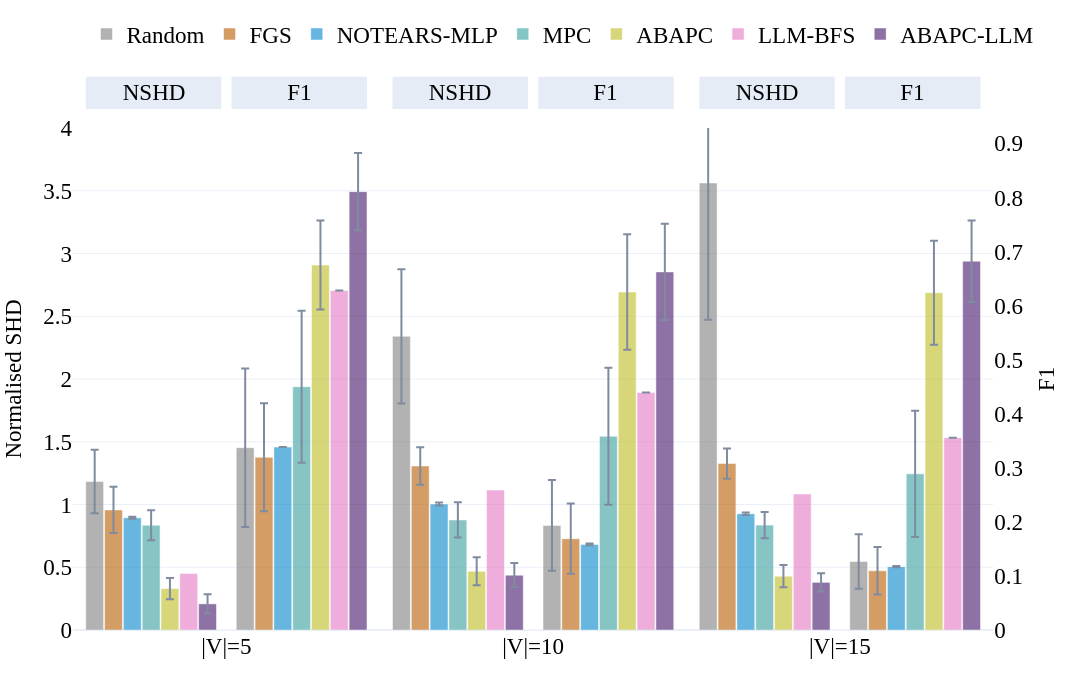
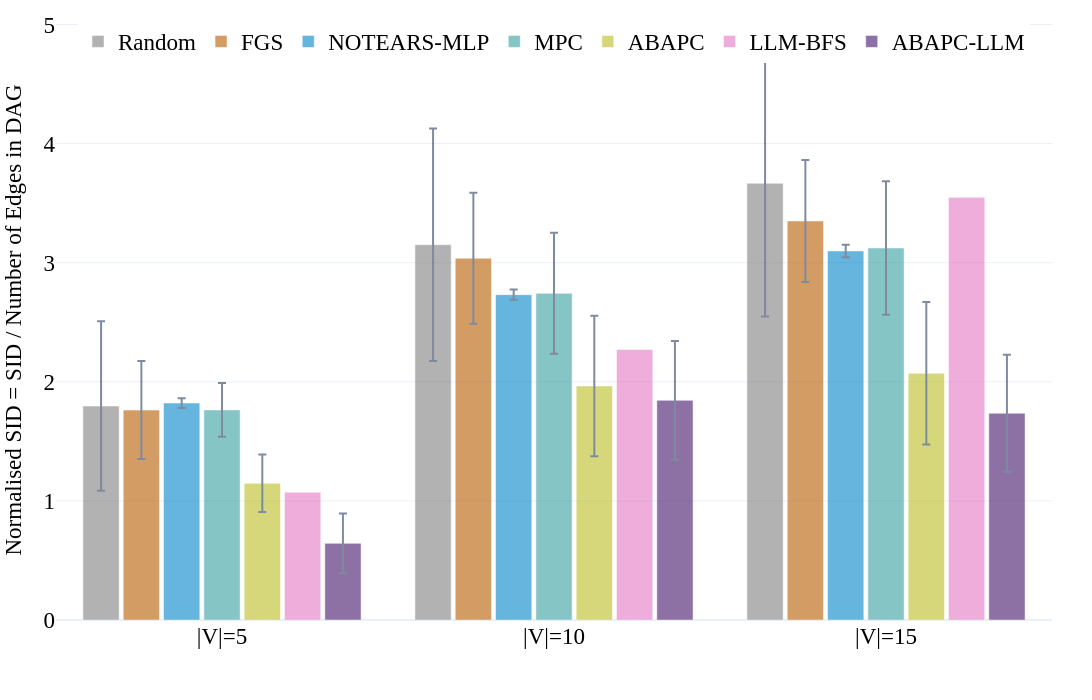
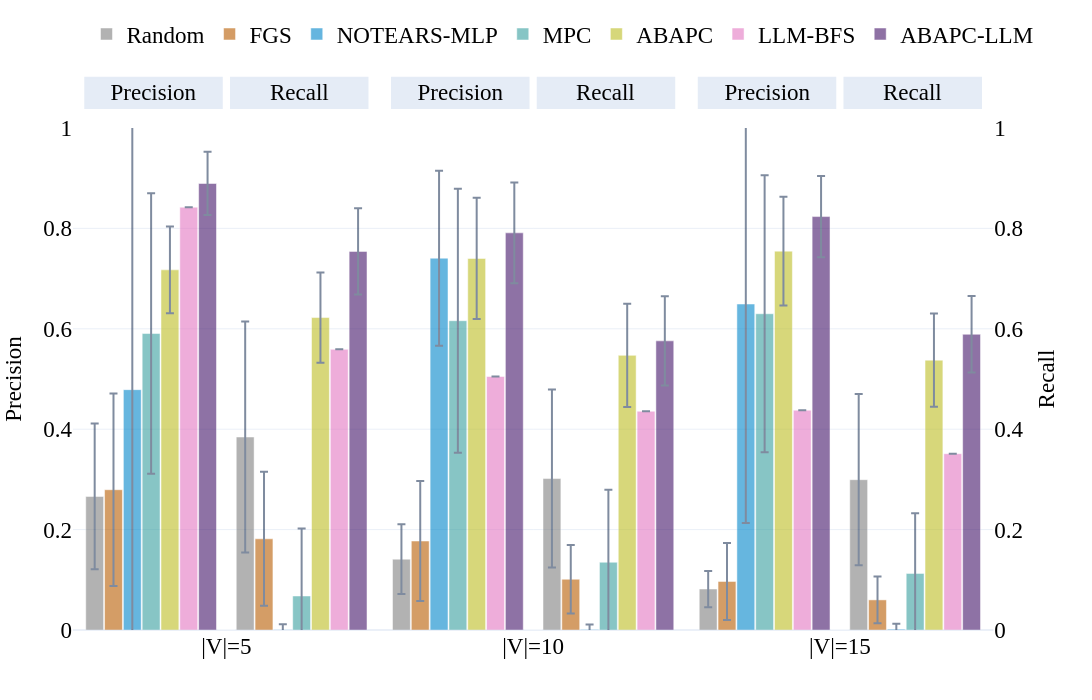
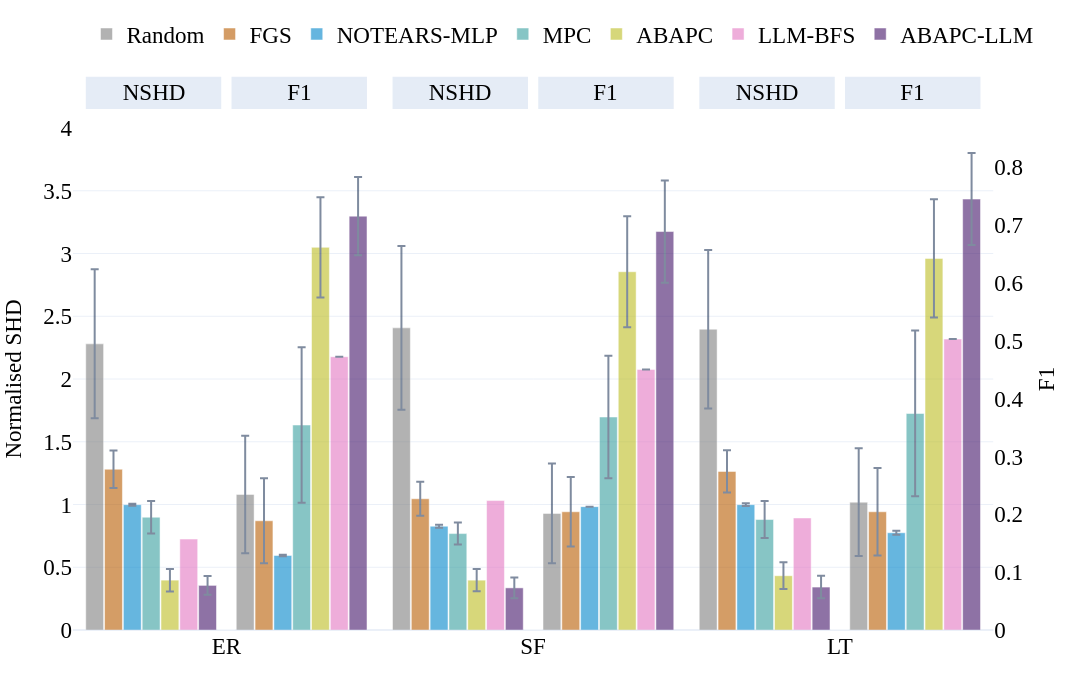

Source (notebook cell) for these figures, in order:
### Code cell
if methods:
    if not dag_by_nodes.empty:
        double_bar_chart_plotly(
            dag_by_nodes,
            ['p_shd', 'F1'],
            names_dict,
            colors_dict,
            methods,
            save_figs=save_figs,
            output_name="../results/figs/Fig.8b_SHD_SID_dag_by_nodes.html",
            debug=False,
            range_y1=[0, 4],
            range_y2=[0, 1],
            font_size=23,
        )
        dag_nodes_coverage = (
            dag_by_nodes
            .pivot_table(index='dataset', columns='model', values='graph_count', aggfunc='max', fill_value=0)
            .astype(int)
        )
        bar_chart_plotly(
            dag_by_nodes,
            'p_SID',
            names_dict,
            colors_dict,
            methods,
            save_figs=save_figs,
            output_name="../results/figs/Fig.8b_SHD_SID_dag_by_nodes_F1.html",
            debug=False,
            font_size=23,
        )
        double_bar_chart_plotly(
            dag_by_nodes,
            ['precision', 'recall'],
            names_dict,
            colors_dict,
            methods,
            save_figs=save_figs,
            output_name="../results/figs/Fig.8b_SHD_SID_dag_by_nodes_precision_recall.html",
            debug=False,
            range_y1=[0, 1],
            range_y2=[0, 1],
            font_size=23,
        )
        display(dag_nodes_coverage)
    else:
        print('No DAG node-level aggregation available.')
    if not dag_by_graph_type.empty:
        double_bar_chart_plotly(
            dag_by_graph_type,
            ['p_shd', 'F1'],
            names_dict,
            colors_dict,
            methods,
            save_figs=save_figs,
            output_name="../results/figs/Fig.8c_SHD_SID_dag_by_type.html",
            debug=False,
            range_y1=[0, 4],
            range_y2=[0, 1],
            font_size=23,
        )
        bar_chart_plotly(
            dag_by_graph_type,
            'p_SID',
            names_dict,
            colors_dict,
            methods,
            save_figs=save_figs,
            output_name="../results/figs/Fig.8c_SHD_SID_dag_by_type_F1.html",
            debug=False,
            font_size=23,
        )
        double_bar_chart_plotly(
            dag_by_graph_type,
            ['precision', 'recall'],
            names_dict,
            colors_dict,
            methods,
            save_figs=save_figs,
            output_name="../results/figs/Fig.8c_SHD_SID_dag_by_type_precision_recall.html",
            debug=False,
            range_y1=[0, 1],
            range_y2=[0, 1],
            font_size=23,
        )

        dag_type_coverage = (
            dag_by_graph_type
            .pivot_table(index='dataset', columns='model', values='graph_count', aggfunc='max', fill_value=0)
            .astype(int)
        )
        display(dag_type_coverage)
    else:
        print('No DAG graph-type aggregation available.')
else:
    print('No methods configured for the grouped DAG plots.')

### Figure 1 — Plotly figure (JSON) as saved in the notebook; plotly's stock layout.template omitted (floating-point values rounded to 4 significant figures)
{"data": [{"error_y": {"array": [0.2529, 0.5347, 1.09], "type": "data", "visible": true}, "marker": {"color": "#7f7f7f"}, "name": "Random", "offsetgroup": "0", "opacity": 0.6, "showlegend": true, "type": "bar", "x": ["|V|=5", "|V|=10", "|V|=15"], "y": [1.183, 2.34, 3.562], "yaxis": "y"}, {"error_y": {"array": [0.1839, 0.1494, 0.12], "type": "data", "visible": true}, "marker": {"color": "#b85c00"}, "name": "FGS", "offsetgroup": "1", "opacity": 0.6, "showlegend": true, "type": "bar", "x": ["|V|=5", "|V|=10", "|V|=15"], "y": [0.9571, 1.307, 1.326], "yaxis": "y"}, {"error_y": {"array": [0.008476, 0.01185, 0.0102], "type": "data", "visible": true}, "marker": {"color": "#0085CA"}, "name": "NOTEARS-MLP", "offsetgroup": "2", "opacity": 0.6, "showlegend": true, "type": "bar", "x": ["|V|=5", "|V|=10", "|V|=15"], "y": [0.8939, 1.004, 0.9266], "yaxis": "y"}, {"error_y": {"array": [0.1193, 0.1408, 0.1045], "type": "data", "visible": true}, "marker": {"color": "#379f9f"}, "name": "MPC", "offsetgroup": "3", "opacity": 0.6, "showlegend": true, "type": "bar", "x": ["|V|=5", "|V|=10", "|V|=15"], "y": [0.8347, 0.8769, 0.8357], "yaxis": "y"}, {"error_y": {"array": [0.08451, 0.1114, 0.08855], "type": "data", "visible": true}, "marker": {"color": "#bcbd22"}, "name": "ABAPC", "offsetgroup": "4", "opacity": 0.6, "showlegend": true, "type": "bar", "x": ["|V|=5", "|V|=10", "|V|=15"], "y": [0.3299, 0.468, 0.4291], "yaxis": "y"}, {"error_y": {"array": [NaN, NaN, NaN], "type": "data", "visible": true}, "marker": {"color": "#e377c2"}, "name": "LLM-BFS", "offsetgroup": "5", "opacity": 0.6, "showlegend": true, "type": "bar", "x": ["|V|=5", "|V|=10", "|V|=15"], "y": [0.4508, 1.115, 1.084], "yaxis": "y"}, {"error_y": {"array": [0.07728, 0.09696, 0.07316], "type": "data", "visible": true}, "marker": {"color": "#441469"}, "name": "ABAPC-LLM", "offsetgroup": "6", "opacity": 0.6, "showlegend": true, "type": "bar", "x": ["|V|=5", "|V|=10", "|V|=15"], "y": [0.2082, 0.437, 0.3798], "yaxis": "y"}, {"marker": {"color": "white"}, "name": "", "offsetgroup": "7", "opacity": 1, "showlegend": false, "type": "bar", "x": ["|V|=5", "|V|=10", "|V|=15"], "y": [0.0, 0.0, 0.0]}, {"error_y": {"array": [0.1467, 0.08389, 0.05056], "type": "data", "visible": true}, "marker": {"color": "#7f7f7f"}, "name": "Random", "offsetgroup": "8", "opacity": 0.6, "showlegend": false, "type": "bar", "x": ["|V|=5", "|V|=10", "|V|=15"], "y": [0.3372, 0.1933, 0.1267], "yaxis": "y2"}, {"error_y": {"array": [0.1, 0.065, 0.04389], "type": "data", "visible": true}, "marker": {"color": "#b85c00"}, "name": "FGS", "offsetgroup": "9", "opacity": 0.6, "showlegend": false, "type": "bar", "x": ["|V|=5", "|V|=10", "|V|=15"], "y": [0.3194, 0.1689, 0.1094], "yaxis": "y2"}, {"error_y": {"array": [0, 0.001667, 0.001111], "type": "data", "visible": true}, "marker": {"color": "#0085CA"}, "name": "NOTEARS-MLP", "offsetgroup": "10", "opacity": 0.6, "showlegend": false, "type": "bar", "x": ["|V|=5", "|V|=10", "|V|=15"], "y": [0.3383, 0.1583, 0.1171], "yaxis": "y2"}, {"error_y": {"array": [0.1406, 0.1267, 0.1167], "type": "data", "visible": true}, "marker": {"color": "#379f9f"}, "name": "MPC", "offsetgroup": "11", "opacity": 0.6, "showlegend": false, "type": "bar", "x": ["|V|=5", "|V|=10", "|V|=15"], "y": [0.45, 0.3583, 0.2889], "yaxis": "y2"}, {"error_y": {"array": [0.08231, 0.1067, 0.09634], "type": "data", "visible": true}, "marker": {"color": "#bcbd22"}, "name": "ABAPC", "offsetgroup": "12", "opacity": 0.6, "showlegend": false, "type": "bar", "x": ["|V|=5", "|V|=10", "|V|=15"], "y": [0.675, 0.6251, 0.6239], "yaxis": "y2"}, {"error_y": {"array": [null, null, null], "type": "data", "visible": true}, "marker": {"color": "#e377c2"}, "name": "LLM-BFS", "offsetgroup": "13", "opacity": 0.6, "showlegend": false, "type": "bar", "x": ["|V|=5", "|V|=10", "|V|=15"], "y": [0.6278, 0.4394, 0.3557], "yaxis": "y2"}, {"error_y": {"array": [0.07129, 0.08913, 0.07551], "type": "data", "visible": true}, "marker": {"color": "#441469"}, "name": "ABAPC-LLM", "offsetgroup": "14", "opacity": 0.6, "showlegend": false, "type": "bar", "x": ["|V|=5", "|V|=10", "|V|=15"], "y": [0.8108, 0.6624, 0.6821], "yaxis": "y2"}], "layout": {"annotations": [{"font": {"color": "black", "size": 23}, "showarrow": false, "text": "         NSHD         ", "x": 0.0875, "xanchor": "center", "xref": "x domain", "y": 1.07, "yanchor": "middle", "yref": "y domain"}, {"font": {"color": "black", "size": 23}, "showarrow": false, "text": "           F1           ", "x": 0.2458, "xanchor": "center", "xref": "x domain", "y": 1.07, "yanchor": "middle", "yref": "y domain"}, {"font": {"color": "black", "size": 23}, "showarrow": false, "text": "         NSHD         ", "x": 0.4208, "xanchor": "center", "xref": "x domain", "y": 1.07, "yanchor": "middle", "yref": "y domain"}, {"font": {"color": "black", "size": 23}, "showarrow": false, "text": "           F1           ", "x": 0.5792, "xanchor": "center", "xref": "x domain", "y": 1.07, "yanchor": "middle", "yref": "y domain"}, {"font": {"color": "black", "size": 23}, "showarrow": false, "text": "         NSHD         ", "x": 0.7542, "xanchor": "center", "xref": "x domain", "y": 1.07, "yanchor": "middle", "yref": "y domain"}, {"font": {"color": "black", "size": 23}, "showarrow": false, "text": "           F1           ", "x": 0.9125, "xanchor": "center", "xref": "x domain", "y": 1.07, "yanchor": "middle", "yref": "y domain"}], "bargap": 0.08, "bargroupgap": 0.05, "barmode": "group", "font": {"color": "black", "family": "Serif", "size": 23}, "height": 700, "hovermode": "x unified", "legend": {"orientation": "h", "x": 0.5, "xanchor": "center", "y": 1.23, "yanchor": "top"}, "margin": {"b": 70, "l": 40, "r": 40, "t": 80}, "shapes": [{"fillcolor": "#E5ECF6", "layer": "below", "line": {"color": "#E5ECF6", "width": 2}, "type": "rect", "x0": 0.015, "x1": 0.16, "xref": "x domain", "y0": 1.04, "y1": 1.1, "yref": "y domain"}, {"fillcolor": "#E5ECF6", "layer": "below", "line": {"color": "#E5ECF6", "width": 2}, "type": "rect", "x0": 0.1733, "x1": 0.3183, "xref": "x domain", "y0": 1.04, "y1": 1.1, "yref": "y domain"}, {"fillcolor": "#E5ECF6", "layer": "below", "line": {"color": "#E5ECF6", "width": 2}, "type": "rect", "x0": 0.3483, "x1": 0.4933, "xref": "x domain", "y0": 1.04, "y1": 1.1, "yref": "y domain"}, {"fillcolor": "#E5ECF6", "layer": "below", "line": {"color": "#E5ECF6", "width": 2}, "type": "rect", "x0": 0.5067, "x1": 0.6517, "xref": "x domain", "y0": 1.04, "y1": 1.1, "yref": "y domain"}, {"fillcolor": "#E5ECF6", "layer": "below", "line": {"color": "#E5ECF6", "width": 2}, "type": "rect", "x0": 0.6817, "x1": 0.8267, "xref": "x domain", "y0": 1.04, "y1": 1.1, "yref": "y domain"}, {"fillcolor": "#E5ECF6", "layer": "below", "line": {"color": "#E5ECF6", "width": 2}, "type": "rect", "x0": 0.84, "x1": 0.985, "xref": "x domain", "y0": 1.04, "y1": 1.1, "yref": "y domain"}], "width": 1600, "xaxis": {"anchor": "y", "domain": [0, 0.94]}, "yaxis": {"anchor": "x", "domain": [0, 1], "range": [0, 4], "title": {"font": {"size": 23}, "text": "Normalised SHD"}}, "yaxis2": {"anchor": "x", "overlaying": "y", "scaleanchor": 0, "showgrid": false, "showline": false, "showticklabels": true, "side": "right", "title": {"font": {"size": 23}, "text": "F1"}, "zeroline": true}}}

### Figure 2 — Plotly figure (JSON) as saved in the notebook; plotly's stock layout.template omitted (floating-point values rounded to 4 significant figures)
{"data": [{"error_y": {"array": [0.7111, 0.9765, 1.119], "type": "data", "visible": true}, "marker": {"color": "#7f7f7f"}, "name": "Random", "opacity": 0.6, "type": "bar", "x": ["|V|=5", "|V|=10", "|V|=15"], "y": [1.796, 3.151, 3.667]}, {"error_y": {"array": [0.4115, 0.5496, 0.512], "type": "data", "visible": true}, "marker": {"color": "#b85c00"}, "name": "FGS", "opacity": 0.6, "type": "bar", "x": ["|V|=5", "|V|=10", "|V|=15"], "y": [1.763, 3.038, 3.351]}, {"error_y": {"array": [0.04102, 0.04209, 0.05188], "type": "data", "visible": true}, "marker": {"color": "#0085CA"}, "name": "NOTEARS-MLP", "opacity": 0.6, "type": "bar", "x": ["|V|=5", "|V|=10", "|V|=15"], "y": [1.822, 2.732, 3.099]}, {"error_y": {"array": [0.2254, 0.5081, 0.5601], "type": "data", "visible": true}, "marker": {"color": "#379f9f"}, "name": "MPC", "opacity": 0.6, "type": "bar", "x": ["|V|=5", "|V|=10", "|V|=15"], "y": [1.764, 2.743, 3.124]}, {"error_y": {"array": [0.2415, 0.5897, 0.5988], "type": "data", "visible": true}, "marker": {"color": "#bcbd22"}, "name": "ABAPC", "opacity": 0.6, "type": "bar", "x": ["|V|=5", "|V|=10", "|V|=15"], "y": [1.148, 1.965, 2.071]}, {"error_y": {"array": [NaN, NaN, NaN], "type": "data", "visible": true}, "marker": {"color": "#e377c2"}, "name": "LLM-BFS", "opacity": 0.6, "type": "bar", "x": ["|V|=5", "|V|=10", "|V|=15"], "y": [1.073, 2.27, 3.549]}, {"error_y": {"array": [0.2506, 0.499, 0.491], "type": "data", "visible": true}, "marker": {"color": "#441469"}, "name": "ABAPC-LLM", "opacity": 0.6, "type": "bar", "x": ["|V|=5", "|V|=10", "|V|=15"], "y": [0.6439, 1.844, 1.736]}], "layout": {"bargap": 0.15, "bargroupgap": 0.1, "barmode": "group", "font": {"color": "black", "family": "Serif", "size": 23}, "height": 700, "hovermode": "x unified", "legend": {"orientation": "h", "x": 0.5, "xanchor": "center", "y": 1, "yanchor": "top"}, "margin": {"b": 80, "l": 40, "r": 40, "t": 20}, "width": 1600, "yaxis": {"title": {"font": {"size": 23}, "text": "Normalised SID = SID / Number of Edges in DAG"}}}}

### Figure 3 — Plotly figure (JSON) as saved in the notebook; plotly's stock layout.template omitted (floating-point values rounded to 4 significant figures)
{"data": [{"error_y": {"array": [0.145, 0.06944, 0.03611], "type": "data", "visible": true}, "marker": {"color": "#7f7f7f"}, "name": "Random", "offsetgroup": "0", "opacity": 0.6, "showlegend": true, "type": "bar", "x": ["|V|=5", "|V|=10", "|V|=15"], "y": [0.2661, 0.1411, 0.08167], "yaxis": "y"}, {"error_y": {"array": [0.1917, 0.1194, 0.07667], "type": "data", "visible": true}, "marker": {"color": "#b85c00"}, "name": "FGS", "offsetgroup": "1", "opacity": 0.6, "showlegend": true, "type": "bar", "x": ["|V|=5", "|V|=10", "|V|=15"], "y": [0.2794, 0.1772, 0.09667], "yaxis": "y"}, {"error_y": {"array": [0.542, 0.1743, 0.4362], "type": "data", "visible": true}, "marker": {"color": "#0085CA"}, "name": "NOTEARS-MLP", "offsetgroup": "2", "opacity": 0.6, "showlegend": true, "type": "bar", "x": ["|V|=5", "|V|=10", "|V|=15"], "y": [0.4788, 0.7407, 0.6493], "yaxis": "y"}, {"error_y": {"array": [0.2794, 0.2628, 0.2761], "type": "data", "visible": true}, "marker": {"color": "#379f9f"}, "name": "MPC", "offsetgroup": "3", "opacity": 0.6, "showlegend": true, "type": "bar", "x": ["|V|=5", "|V|=10", "|V|=15"], "y": [0.5906, 0.6161, 0.63], "yaxis": "y"}, {"error_y": {"array": [0.08654, 0.1208, 0.1083], "type": "data", "visible": true}, "marker": {"color": "#bcbd22"}, "name": "ABAPC", "offsetgroup": "4", "opacity": 0.6, "showlegend": true, "type": "bar", "x": ["|V|=5", "|V|=10", "|V|=15"], "y": [0.7175, 0.7401, 0.7547], "yaxis": "y"}, {"error_y": {"array": [null, null, null], "type": "data", "visible": true}, "marker": {"color": "#e377c2"}, "name": "LLM-BFS", "offsetgroup": "5", "opacity": 0.6, "showlegend": true, "type": "bar", "x": ["|V|=5", "|V|=10", "|V|=15"], "y": [0.8423, 0.505, 0.4379], "yaxis": "y"}, {"error_y": {"array": [0.063, 0.1003, 0.08094], "type": "data", "visible": true}, "marker": {"color": "#441469"}, "name": "ABAPC-LLM", "offsetgroup": "6", "opacity": 0.6, "showlegend": true, "type": "bar", "x": ["|V|=5", "|V|=10", "|V|=15"], "y": [0.8895, 0.7912, 0.8235], "yaxis": "y"}, {"marker": {"color": "white"}, "name": "", "offsetgroup": "7", "opacity": 1, "showlegend": false, "type": "bar", "x": ["|V|=5", "|V|=10", "|V|=15"], "y": [0.0, 0.0, 0.0]}, {"error_y": {"array": [0.23, 0.1772, 0.1706], "type": "data", "visible": true}, "marker": {"color": "#7f7f7f"}, "name": "Random", "offsetgroup": "8", "opacity": 0.6, "showlegend": false, "type": "bar", "x": ["|V|=5", "|V|=10", "|V|=15"], "y": [0.3844, 0.3017, 0.2994], "yaxis": "y2"}, {"error_y": {"array": [0.1333, 0.06833, 0.04667], "type": "data", "visible": true}, "marker": {"color": "#b85c00"}, "name": "FGS", "offsetgroup": "9", "opacity": 0.6, "showlegend": false, "type": "bar", "x": ["|V|=5", "|V|=10", "|V|=15"], "y": [0.1817, 0.1011, 0.06], "yaxis": "y2"}, {"error_y": {"array": [0.01111, 0.01, 0.01056], "type": "data", "visible": true}, "marker": {"color": "#0085CA"}, "name": "NOTEARS-MLP", "offsetgroup": "10", "opacity": 0.6, "showlegend": false, "type": "bar", "x": ["|V|=5", "|V|=10", "|V|=15"], "y": [0.0005556, 0.001111, 0.001667], "yaxis": "y2"}, {"error_y": {"array": [0.1344, 0.1444, 0.12], "type": "data", "visible": true}, "marker": {"color": "#379f9f"}, "name": "MPC", "offsetgroup": "11", "opacity": 0.6, "showlegend": false, "type": "bar", "x": ["|V|=5", "|V|=10", "|V|=15"], "y": [0.06778, 0.135, 0.1128], "yaxis": "y2"}, {"error_y": {"array": [0.08977, 0.1029, 0.09284], "type": "data", "visible": true}, "marker": {"color": "#bcbd22"}, "name": "ABAPC", "offsetgroup": "12", "opacity": 0.6, "showlegend": false, "type": "bar", "x": ["|V|=5", "|V|=10", "|V|=15"], "y": [0.6224, 0.5471, 0.5375], "yaxis": "y2"}, {"error_y": {"array": [null, null, null], "type": "data", "visible": true}, "marker": {"color": "#e377c2"}, "name": "LLM-BFS", "offsetgroup": "13", "opacity": 0.6, "showlegend": false, "type": "bar", "x": ["|V|=5", "|V|=10", "|V|=15"], "y": [0.5591, 0.4357, 0.3512], "yaxis": "y2"}, {"error_y": {"array": [0.08599, 0.08902, 0.07609], "type": "data", "visible": true}, "marker": {"color": "#441469"}, "name": "ABAPC-LLM", "offsetgroup": "14", "opacity": 0.6, "showlegend": false, "type": "bar", "x": ["|V|=5", "|V|=10", "|V|=15"], "y": [0.7542, 0.576, 0.5891], "yaxis": "y2"}], "layout": {"annotations": [{"font": {"color": "black", "size": 23}, "showarrow": false, "text": "      Precision      ", "x": 0.0875, "xanchor": "center", "xref": "x domain", "y": 1.07, "yanchor": "middle", "yref": "y domain"}, {"font": {"color": "black", "size": 23}, "showarrow": false, "text": "        Recall        ", "x": 0.2458, "xanchor": "center", "xref": "x domain", "y": 1.07, "yanchor": "middle", "yref": "y domain"}, {"font": {"color": "black", "size": 23}, "showarrow": false, "text": "      Precision      ", "x": 0.4208, "xanchor": "center", "xref": "x domain", "y": 1.07, "yanchor": "middle", "yref": "y domain"}, {"font": {"color": "black", "size": 23}, "showarrow": false, "text": "        Recall        ", "x": 0.5792, "xanchor": "center", "xref": "x domain", "y": 1.07, "yanchor": "middle", "yref": "y domain"}, {"font": {"color": "black", "size": 23}, "showarrow": false, "text": "      Precision      ", "x": 0.7542, "xanchor": "center", "xref": "x domain", "y": 1.07, "yanchor": "middle", "yref": "y domain"}, {"font": {"color": "black", "size": 23}, "showarrow": false, "text": "        Recall        ", "x": 0.9125, "xanchor": "center", "xref": "x domain", "y": 1.07, "yanchor": "middle", "yref": "y domain"}], "bargap": 0.08, "bargroupgap": 0.05, "barmode": "group", "font": {"color": "black", "family": "Serif", "size": 23}, "height": 700, "hovermode": "x unified", "legend": {"orientation": "h", "x": 0.5, "xanchor": "center", "y": 1.23, "yanchor": "top"}, "margin": {"b": 70, "l": 40, "r": 40, "t": 80}, "shapes": [{"fillcolor": "#E5ECF6", "layer": "below", "line": {"color": "#E5ECF6", "width": 2}, "type": "rect", "x0": 0.01333, "x1": 0.1617, "xref": "x domain", "y0": 1.04, "y1": 1.1, "yref": "y domain"}, {"fillcolor": "#E5ECF6", "layer": "below", "line": {"color": "#E5ECF6", "width": 2}, "type": "rect", "x0": 0.1717, "x1": 0.32, "xref": "x domain", "y0": 1.04, "y1": 1.1, "yref": "y domain"}, {"fillcolor": "#E5ECF6", "layer": "below", "line": {"color": "#E5ECF6", "width": 2}, "type": "rect", "x0": 0.3467, "x1": 0.495, "xref": "x domain", "y0": 1.04, "y1": 1.1, "yref": "y domain"}, {"fillcolor": "#E5ECF6", "layer": "below", "line": {"color": "#E5ECF6", "width": 2}, "type": "rect", "x0": 0.505, "x1": 0.6533, "xref": "x domain", "y0": 1.04, "y1": 1.1, "yref": "y domain"}, {"fillcolor": "#E5ECF6", "layer": "below", "line": {"color": "#E5ECF6", "width": 2}, "type": "rect", "x0": 0.68, "x1": 0.8283, "xref": "x domain", "y0": 1.04, "y1": 1.1, "yref": "y domain"}, {"fillcolor": "#E5ECF6", "layer": "below", "line": {"color": "#E5ECF6", "width": 2}, "type": "rect", "x0": 0.8383, "x1": 0.9867, "xref": "x domain", "y0": 1.04, "y1": 1.1, "yref": "y domain"}], "width": 1600, "xaxis": {"anchor": "y", "domain": [0, 0.94]}, "yaxis": {"anchor": "x", "domain": [0, 1], "range": [0, 1], "title": {"font": {"size": 23}, "text": "Precision"}}, "yaxis2": {"anchor": "x", "overlaying": "y", "range": [0, 1], "scaleanchor": 0, "showgrid": false, "showline": false, "showticklabels": true, "side": "right", "title": {"font": {"size": 23}, "text": "Recall"}, "zeroline": true}}}

### Figure 4 — Plotly figure (JSON) as saved in the notebook; plotly's stock layout.template omitted (floating-point values rounded to 4 significant figures)
{"data": [{"error_y": {"array": [0.5935, 0.6523, 0.6318], "type": "data", "visible": true}, "marker": {"color": "#7f7f7f"}, "name": "Random", "offsetgroup": "0", "opacity": 0.6, "showlegend": true, "type": "bar", "x": ["ER", "SF", "LT"], "y": [2.28, 2.408, 2.397], "yaxis": "y"}, {"error_y": {"array": [0.149, 0.1364, 0.168], "type": "data", "visible": true}, "marker": {"color": "#b85c00"}, "name": "FGS", "offsetgroup": "1", "opacity": 0.6, "showlegend": true, "type": "bar", "x": ["ER", "SF", "LT"], "y": [1.281, 1.046, 1.264], "yaxis": "y"}, {"error_y": {"array": [0.008189, 0.01205, 0.01029], "type": "data", "visible": true}, "marker": {"color": "#0085CA"}, "name": "NOTEARS-MLP", "offsetgroup": "2", "opacity": 0.6, "showlegend": true, "type": "bar", "x": ["ER", "SF", "LT"], "y": [0.9987, 0.8267, 0.9988], "yaxis": "y"}, {"error_y": {"array": [0.1298, 0.08753, 0.1472], "type": "data", "visible": true}, "marker": {"color": "#379f9f"}, "name": "MPC", "offsetgroup": "3", "opacity": 0.6, "showlegend": true, "type": "bar", "x": ["ER", "SF", "LT"], "y": [0.8987, 0.7683, 0.8803], "yaxis": "y"}, {"error_y": {"array": [0.08965, 0.08819, 0.1066], "type": "data", "visible": true}, "marker": {"color": "#bcbd22"}, "name": "ABAPC", "offsetgroup": "4", "opacity": 0.6, "showlegend": true, "type": "bar", "x": ["ER", "SF", "LT"], "y": [0.3974, 0.3971, 0.4325], "yaxis": "y"}, {"error_y": {"array": [NaN, NaN, NaN], "type": "data", "visible": true}, "marker": {"color": "#e377c2"}, "name": "LLM-BFS", "offsetgroup": "5", "opacity": 0.6, "showlegend": true, "type": "bar", "x": ["ER", "SF", "LT"], "y": [0.7248, 1.031, 0.8929], "yaxis": "y"}, {"error_y": {"array": [0.07541, 0.08236, 0.08954], "type": "data", "visible": true}, "marker": {"color": "#441469"}, "name": "ABAPC-LLM", "offsetgroup": "6", "opacity": 0.6, "showlegend": true, "type": "bar", "x": ["ER", "SF", "LT"], "y": [0.3555, 0.3357, 0.3421], "yaxis": "y"}, {"marker": {"color": "white"}, "name": "", "offsetgroup": "7", "opacity": 1, "showlegend": false, "type": "bar", "x": ["ER", "SF", "LT"], "y": [0.0, 0.0, 0.0]}, {"error_y": {"array": [0.1017, 0.08611, 0.09333], "type": "data", "visible": true}, "marker": {"color": "#7f7f7f"}, "name": "Random", "offsetgroup": "8", "opacity": 0.6, "showlegend": false, "type": "bar", "x": ["ER", "SF", "LT"], "y": [0.2344, 0.2017, 0.2211], "yaxis": "y2"}, {"error_y": {"array": [0.07333, 0.06, 0.07556], "type": "data", "visible": true}, "marker": {"color": "#b85c00"}, "name": "FGS", "offsetgroup": "9", "opacity": 0.6, "showlegend": false, "type": "bar", "x": ["ER", "SF", "LT"], "y": [0.1889, 0.2044, 0.2044], "yaxis": "y2"}, {"error_y": {"array": [0.001429, 0, 0.003333], "type": "data", "visible": true}, "marker": {"color": "#0085CA"}, "name": "NOTEARS-MLP", "offsetgroup": "10", "opacity": 0.6, "showlegend": false, "type": "bar", "x": ["ER", "SF", "LT"], "y": [0.1289, 0.2133, 0.1682], "yaxis": "y2"}, {"error_y": {"array": [0.1344, 0.1061, 0.1433], "type": "data", "visible": true}, "marker": {"color": "#379f9f"}, "name": "MPC", "offsetgroup": "11", "opacity": 0.6, "showlegend": false, "type": "bar", "x": ["ER", "SF", "LT"], "y": [0.3544, 0.3683, 0.3744], "yaxis": "y2"}, {"error_y": {"array": [0.08684, 0.09611, 0.1024], "type": "data", "visible": true}, "marker": {"color": "#bcbd22"}, "name": "ABAPC", "offsetgroup": "12", "opacity": 0.6, "showlegend": false, "type": "bar", "x": ["ER", "SF", "LT"], "y": [0.6617, 0.6195, 0.6426], "yaxis": "y2"}, {"error_y": {"array": [null, null, null], "type": "data", "visible": true}, "marker": {"color": "#e377c2"}, "name": "LLM-BFS", "offsetgroup": "13", "opacity": 0.6, "showlegend": false, "type": "bar", "x": ["ER", "SF", "LT"], "y": [0.4726, 0.4506, 0.5031], "yaxis": "y2"}, {"error_y": {"array": [0.06785, 0.08837, 0.07951], "type": "data", "visible": true}, "marker": {"color": "#441469"}, "name": "ABAPC-LLM", "offsetgroup": "14", "opacity": 0.6, "showlegend": false, "type": "bar", "x": ["ER", "SF", "LT"], "y": [0.7157, 0.6891, 0.7452], "yaxis": "y2"}], "layout": {"annotations": [{"font": {"color": "black", "size": 23}, "showarrow": false, "text": "         NSHD         ", "x": 0.0875, "xanchor": "center", "xref": "x domain", "y": 1.07, "yanchor": "middle", "yref": "y domain"}, {"font": {"color": "black", "size": 23}, "showarrow": false, "text": "           F1           ", "x": 0.2458, "xanchor": "center", "xref": "x domain", "y": 1.07, "yanchor": "middle", "yref": "y domain"}, {"font": {"color": "black", "size": 23}, "showarrow": false, "text": "         NSHD         ", "x": 0.4208, "xanchor": "center", "xref": "x domain", "y": 1.07, "yanchor": "middle", "yref": "y domain"}, {"font": {"color": "black", "size": 23}, "showarrow": false, "text": "           F1           ", "x": 0.5792, "xanchor": "center", "xref": "x domain", "y": 1.07, "yanchor": "middle", "yref": "y domain"}, {"font": {"color": "black", "size": 23}, "showarrow": false, "text": "         NSHD         ", "x": 0.7542, "xanchor": "center", "xref": "x domain", "y": 1.07, "yanchor": "middle", "yref": "y domain"}, {"font": {"color": "black", "size": 23}, "showarrow": false, "text": "           F1           ", "x": 0.9125, "xanchor": "center", "xref": "x domain", "y": 1.07, "yanchor": "middle", "yref": "y domain"}], "bargap": 0.08, "bargroupgap": 0.05, "barmode": "group", "font": {"color": "black", "family": "Serif", "size": 23}, "height": 700, "hovermode": "x unified", "legend": {"orientation": "h", "x": 0.5, "xanchor": "center", "y": 1.23, "yanchor": "top"}, "margin": {"b": 70, "l": 40, "r": 40, "t": 80}, "shapes": [{"fillcolor": "#E5ECF6", "layer": "below", "line": {"color": "#E5ECF6", "width": 2}, "type": "rect", "x0": 0.015, "x1": 0.16, "xref": "x domain", "y0": 1.04, "y1": 1.1, "yref": "y domain"}, {"fillcolor": "#E5ECF6", "layer": "below", "line": {"color": "#E5ECF6", "width": 2}, "type": "rect", "x0": 0.1733, "x1": 0.3183, "xref": "x domain", "y0": 1.04, "y1": 1.1, "yref": "y domain"}, {"fillcolor": "#E5ECF6", "layer": "below", "line": {"color": "#E5ECF6", "width": 2}, "type": "rect", "x0": 0.3483, "x1": 0.4933, "xref": "x domain", "y0": 1.04, "y1": 1.1, "yref": "y domain"}, {"fillcolor": "#E5ECF6", "layer": "below", "line": {"color": "#E5ECF6", "width": 2}, "type": "rect", "x0": 0.5067, "x1": 0.6517, "xref": "x domain", "y0": 1.04, "y1": 1.1, "yref": "y domain"}, {"fillcolor": "#E5ECF6", "layer": "below", "line": {"color": "#E5ECF6", "width": 2}, "type": "rect", "x0": 0.6817, "x1": 0.8267, "xref": "x domain", "y0": 1.04, "y1": 1.1, "yref": "y domain"}, {"fillcolor": "#E5ECF6", "layer": "below", "line": {"color": "#E5ECF6", "width": 2}, "type": "rect", "x0": 0.84, "x1": 0.985, "xref": "x domain", "y0": 1.04, "y1": 1.1, "yref": "y domain"}], "width": 1600, "xaxis": {"anchor": "y", "domain": [0, 0.94]}, "yaxis": {"anchor": "x", "domain": [0, 1], "range": [0, 4], "title": {"font": {"size": 23}, "text": "Normalised SHD"}}, "yaxis2": {"anchor": "x", "overlaying": "y", "scaleanchor": 0, "showgrid": false, "showline": false, "showticklabels": true, "side": "right", "title": {"font": {"size": 23}, "text": "F1"}, "zeroline": true}}}
